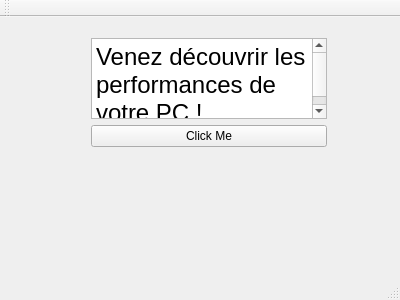
<?xml version="1.0" encoding="UTF-8"?>
<ui version="4.0">
 <class>MainWindow</class>
 <widget class="QMainWindow" name="MainWindow">
  <property name="geometry">
   <rect>
    <x>0</x>
    <y>0</y>
    <width>400</width>
    <height>300</height>
   </rect>
  </property>
  <property name="windowTitle">
   <string>MainWindow</string>
  </property>
  <widget class="QWidget" name="centralWidget">
   <widget class="QWidget" name="">
    <property name="geometry">
     <rect>
      <x>80</x>
      <y>10</y>
      <width>258</width>
      <height>131</height>
     </rect>
    </property>
    <layout class="QVBoxLayout" name="verticalLayout">
     <item>
      <widget class="QTextBrowser" name="textBrowser">
       <property name="html">
        <string>&lt;!DOCTYPE HTML PUBLIC &quot;-//W3C//DTD HTML 4.0//EN&quot; &quot;http://www.w3.org/TR/REC-html40/strict.dtd&quot;&gt;
&lt;html&gt;&lt;head&gt;&lt;meta name=&quot;qrichtext&quot; content=&quot;1&quot; /&gt;&lt;style type=&quot;text/css&quot;&gt;
p, li { white-space: pre-wrap; }
&lt;/style&gt;&lt;/head&gt;&lt;body style=&quot; font-family:'Ubuntu'; font-size:11pt; font-weight:400; font-style:normal;&quot;&gt;
&lt;p style=&quot; margin-top:0px; margin-bottom:0px; margin-left:0px; margin-right:0px; -qt-block-indent:0; text-indent:0px;&quot;&gt;&lt;span style=&quot; font-size:18pt;&quot;&gt;Venez découvrir les performances de votre PC !&lt;/span&gt;&lt;/p&gt;&lt;/body&gt;&lt;/html&gt;</string>
       </property>
      </widget>
     </item>
     <item>
      <widget class="QPushButton" name="pushButton">
       <property name="text">
        <string>Click Me</string>
       </property>
      </widget>
     </item>
    </layout>
   </widget>
  </widget>
  <widget class="QMenuBar" name="menuBar">
   <property name="geometry">
    <rect>
     <x>0</x>
     <y>0</y>
     <width>400</width>
     <height>25</height>
    </rect>
   </property>
  </widget>
  <widget class="QToolBar" name="mainToolBar">
   <attribute name="toolBarArea">
    <enum>TopToolBarArea</enum>
   </attribute>
   <attribute name="toolBarBreak">
    <bool>false</bool>
   </attribute>
  </widget>
  <widget class="QStatusBar" name="statusBar"/>
 </widget>
 <layoutdefault spacing="6" margin="11"/>
 <resources/>
 <connections/>
</ui>
